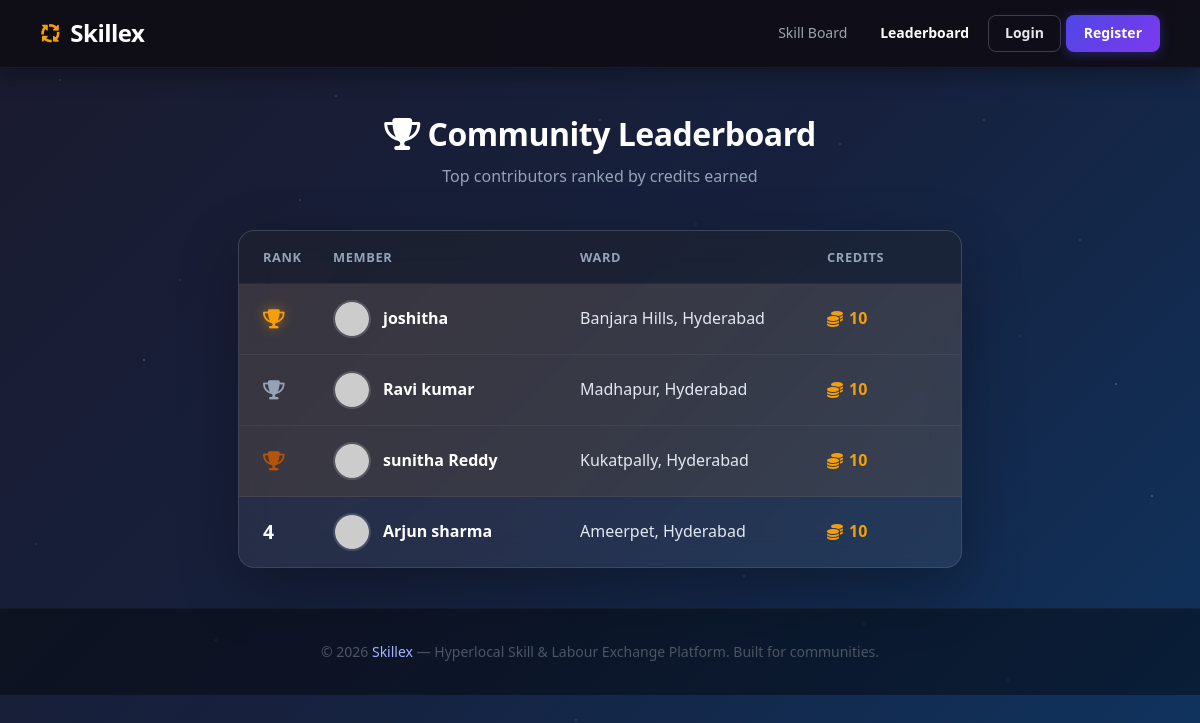
The app's page /leaderboard with its own data.
### models.py (models this page shows)
class User(UserMixin, db.Model):
    id = db.Column(db.Integer, primary_key=True)
    name = db.Column(db.String(100), nullable=False)
    email = db.Column(db.String(120), unique=True, nullable=False)
    password = db.Column(db.String(200), nullable=False)
    ward = db.Column(db.String(100), nullable=False)
    credits = db.Column(db.Integer, default=10)
    bio = db.Column(db.String(300), default='')
    photo = db.Column(db.String(200), default='default.png')
    role = db.Column(db.String(20), default='user')
    created_at = db.Column(db.DateTime, default=datetime.utcnow)
    listings = db.relationship('Listing', backref='author', lazy=True)
    reviews_given = db.relationship('Review', foreign_keys='Review.reviewer_id', backref='reviewer', lazy=True)
    reviews_received = db.relationship('Review', foreign_keys='Review.reviewee_id', backref='reviewee', lazy=True)

### app.py (the view)
@app.route('/leaderboard')
def leaderboard():
    users = User.query.order_by(User.credits.desc()).limit(10).all()
    return render_template('leaderboard.html', users=users)

### templates/leaderboard.html (shortened to what this page needs)
{% extends 'base.html' %}
{% block content %}
<section class="leaderboard-section">
  <div class="leaderboard-header">
    <h2><i class="fa-solid fa-trophy"></i> Community Leaderboard</h2>
    <p>Top contributors ranked by credits earned</p>
  </div>
  <div class="leaderboard-table">
    <div class="lb-row lb-head">
      <span>Rank</span>
      <span>Member</span>
      <span>Ward</span>
      <span>Credits</span>
    </div>
    {% for user in users %}
    <a href="{{ url_for('profile', id=user.id) }}" class="lb-row {% if loop.index <= 3 %}lb-top{% endif %}">
      <span class="lb-rank">
        {% if loop.index == 1 %}<i class="fa-solid fa-trophy gold"></i>
        {% elif loop.index == 2 %}<i class="fa-solid fa-trophy silver"></i>
        {% elif loop.index == 3 %}<i class="fa-solid fa-trophy bronze"></i>
        {% else %}{{ loop.index }}{% endif %}
      </span>
      <span class="lb-name">
        <img src="https://ui-avatars.com/api/?name={{ user.name }}&background=1a1a2e&color=fff&size=36"
             alt="{{ user.name }}" class="lb-avatar"/>
        {{ user.name }}
      </span>
      <span>{{ user.ward }}</span>
      <span class="lb-credits"><i class="fa-solid fa-coins"></i> {{ user.credits }}</span>
    </a>
    {% endfor %}
  </div>
</section>
{% endblock %}

### templates/base.html (shortened to what this page needs)
<!DOCTYPE html>
<html lang="en">
<head>
  <link rel="stylesheet" href="{{ url_for('static', filename='css/style.css') }}"/>
  <link rel="stylesheet" href="https://cdnjs.cloudflare.com/ajax/libs/font-awesome/6.5.0/css/all.min.css"/>
</head>
<body>
  <nav class="navbar">
    <a href="{{ url_for('home') }}" class="nav-brand">
      <i class="fa-solid fa-arrows-spin"></i> Skillex
    </a>
    <div class="nav-links">
      <a href="{{ url_for('board') }}">Skill Board</a>
      <a href="{{ url_for('leaderboard') }}">Leaderboard</a>
      {% if current_user.is_authenticated %}
        <a href="{{ url_for('post_listing') }}">+ Post Skill</a>
        <a href="{{ url_for('messages') }}">Messages</a>
        <a href="{{ url_for('dashboard') }}">Dashboard</a>
        <a href="{{ url_for('profile', id=current_user.id) }}">{{ current_user.name }}</a>
        <a href="{{ url_for('logout') }}" class="btn-outline">Logout</a>
      {% else %}
        <a href="{{ url_for('login') }}" class="btn-outline">Login</a>
        <a href="{{ url_for('register') }}" class="btn-primary">Register</a>
      {% endif %}
    </div>
  </nav>
  <main>
    {% block content %}{% endblock %}
  </main>
  <footer class="footer">
   <p>© 2026 <span>Skillex</span> — Hyperlocal Skill & Labour Exchange Platform. Built for communities.</p>
  </footer>
</body>
</html>

### records on screen
User: name "joshitha", ward "Banjara Hills, Hyderabad", credits "10"
User: name "Ravi kumar", ward "Madhapur, Hyderabad", credits "10"
User: name "sunitha Reddy", ward "Kukatpally, Hyderabad", credits "10"
User: name "Arjun sharma", ward "Ameerpet, Hyderabad", credits "10"
